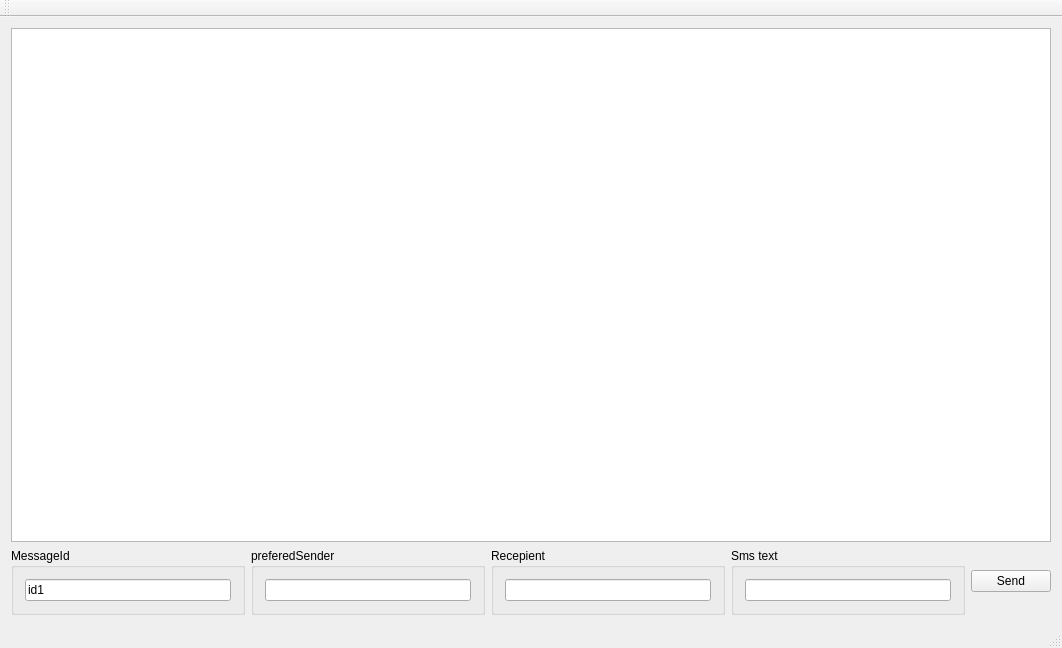
<?xml version="1.0" encoding="UTF-8"?>
<ui version="4.0">
 <class>TestSmppClientMainWindow</class>
 <widget class="QMainWindow" name="TestSmppClientMainWindow">
  <property name="geometry">
   <rect>
    <x>0</x>
    <y>0</y>
    <width>1062</width>
    <height>648</height>
   </rect>
  </property>
  <property name="windowTitle">
   <string>TestSmppClientMainWindow</string>
  </property>
  <widget class="QWidget" name="centralWidget">
   <layout class="QVBoxLayout" name="verticalLayout_5">
    <item>
     <widget class="QTextEdit" name="textEdit"/>
    </item>
    <item>
     <layout class="QHBoxLayout" name="horizontalLayout">
      <item>
       <widget class="QGroupBox" name="groupBox">
        <property name="title">
         <string>MessageId</string>
        </property>
        <layout class="QVBoxLayout" name="verticalLayout">
         <item>
          <widget class="QLineEdit" name="lineEditMessageId">
           <property name="text">
            <string>id1</string>
           </property>
          </widget>
         </item>
        </layout>
       </widget>
      </item>
      <item>
       <widget class="QGroupBox" name="groupBox_2">
        <property name="title">
         <string>preferedSender</string>
        </property>
        <layout class="QVBoxLayout" name="verticalLayout_2">
         <item>
          <widget class="QLineEdit" name="lineEditPreferedSender"/>
         </item>
        </layout>
       </widget>
      </item>
      <item>
       <widget class="QGroupBox" name="groupBox_3">
        <property name="title">
         <string>Recepient</string>
        </property>
        <layout class="QVBoxLayout" name="verticalLayout_3">
         <item>
          <widget class="QLineEdit" name="lineEditRecepient"/>
         </item>
        </layout>
       </widget>
      </item>
      <item>
       <widget class="QGroupBox" name="groupBox_4">
        <property name="title">
         <string>Sms text</string>
        </property>
        <layout class="QVBoxLayout" name="verticalLayout_4">
         <item>
          <widget class="QLineEdit" name="lineEditSmsText"/>
         </item>
        </layout>
       </widget>
      </item>
      <item>
       <widget class="QPushButton" name="pushButtonSend">
        <property name="text">
         <string>Send</string>
        </property>
       </widget>
      </item>
     </layout>
    </item>
   </layout>
  </widget>
  <widget class="QMenuBar" name="menuBar">
   <property name="geometry">
    <rect>
     <x>0</x>
     <y>0</y>
     <width>1062</width>
     <height>21</height>
    </rect>
   </property>
  </widget>
  <widget class="QToolBar" name="mainToolBar">
   <attribute name="toolBarArea">
    <enum>TopToolBarArea</enum>
   </attribute>
   <attribute name="toolBarBreak">
    <bool>false</bool>
   </attribute>
  </widget>
  <widget class="QStatusBar" name="statusBar"/>
 </widget>
 <layoutdefault spacing="6" margin="11"/>
 <resources/>
 <connections/>
</ui>
